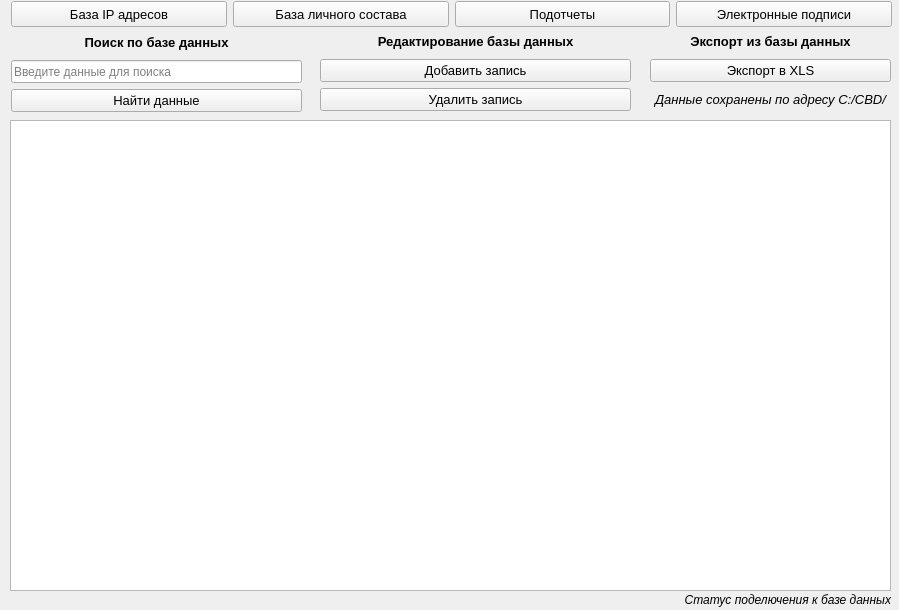
<?xml version="1.0" encoding="UTF-8"?>
<ui version="4.0">
 <class>cbd_window</class>
 <widget class="QWidget" name="cbd_window">
  <property name="geometry">
   <rect>
    <x>0</x>
    <y>0</y>
    <width>899</width>
    <height>610</height>
   </rect>
  </property>
  <property name="minimumSize">
   <size>
    <width>899</width>
    <height>610</height>
   </size>
  </property>
  <property name="maximumSize">
   <size>
    <width>899</width>
    <height>610</height>
   </size>
  </property>
  <property name="windowTitle">
   <string>ЦБД ГАИ Челябинск</string>
  </property>
  <widget class="QWidget" name="layoutWidget_3">
   <property name="geometry">
    <rect>
     <x>650</x>
     <y>30</y>
     <width>241</width>
     <height>81</height>
    </rect>
   </property>
   <layout class="QVBoxLayout" name="verticalLayout">
    <item>
     <widget class="QLabel" name="label_3">
      <property name="sizePolicy">
       <sizepolicy hsizetype="Preferred" vsizetype="Ignored">
        <horstretch>0</horstretch>
        <verstretch>0</verstretch>
       </sizepolicy>
      </property>
      <property name="font">
       <font>
        <pointsize>10</pointsize>
        <weight>75</weight>
        <bold>true</bold>
       </font>
      </property>
      <property name="text">
       <string>Экспорт из базы данных</string>
      </property>
      <property name="alignment">
       <set>Qt::AlignCenter</set>
      </property>
     </widget>
    </item>
    <item>
     <widget class="QPushButton" name="export_base_button">
      <property name="sizePolicy">
       <sizepolicy hsizetype="Minimum" vsizetype="Ignored">
        <horstretch>0</horstretch>
        <verstretch>0</verstretch>
       </sizepolicy>
      </property>
      <property name="font">
       <font>
        <pointsize>10</pointsize>
       </font>
      </property>
      <property name="text">
       <string>Экспорт в XLS</string>
      </property>
     </widget>
    </item>
    <item>
     <widget class="QLabel" name="label_4">
      <property name="font">
       <font>
        <pointsize>10</pointsize>
        <italic>true</italic>
       </font>
      </property>
      <property name="text">
       <string>Данные сохранены по адресу C:/CBD/</string>
      </property>
      <property name="alignment">
       <set>Qt::AlignCenter</set>
      </property>
     </widget>
    </item>
   </layout>
  </widget>
  <widget class="QTableWidget" name="cbd_table">
   <property name="geometry">
    <rect>
     <x>10</x>
     <y>120</y>
     <width>881</width>
     <height>471</height>
    </rect>
   </property>
  </widget>
  <widget class="QWidget" name="layoutWidget_2">
   <property name="geometry">
    <rect>
     <x>11</x>
     <y>31</y>
     <width>291</width>
     <height>81</height>
    </rect>
   </property>
   <layout class="QVBoxLayout" name="verticalLayout_3">
    <item>
     <widget class="QLabel" name="label">
      <property name="sizePolicy">
       <sizepolicy hsizetype="Preferred" vsizetype="Ignored">
        <horstretch>0</horstretch>
        <verstretch>0</verstretch>
       </sizepolicy>
      </property>
      <property name="font">
       <font>
        <pointsize>10</pointsize>
        <weight>75</weight>
        <bold>true</bold>
       </font>
      </property>
      <property name="text">
       <string>Поиск по базе данных</string>
      </property>
      <property name="alignment">
       <set>Qt::AlignCenter</set>
      </property>
     </widget>
    </item>
    <item>
     <widget class="QLineEdit" name="find_base_input">
      <property name="sizePolicy">
       <sizepolicy hsizetype="Expanding" vsizetype="Ignored">
        <horstretch>0</horstretch>
        <verstretch>0</verstretch>
       </sizepolicy>
      </property>
      <property name="placeholderText">
       <string>Введите данные для поиска</string>
      </property>
     </widget>
    </item>
    <item>
     <widget class="QPushButton" name="find_base_button">
      <property name="sizePolicy">
       <sizepolicy hsizetype="Minimum" vsizetype="Ignored">
        <horstretch>0</horstretch>
        <verstretch>0</verstretch>
       </sizepolicy>
      </property>
      <property name="font">
       <font>
        <pointsize>10</pointsize>
       </font>
      </property>
      <property name="text">
       <string>Найти данные</string>
      </property>
     </widget>
    </item>
   </layout>
  </widget>
  <widget class="QWidget" name="layoutWidget_4">
   <property name="geometry">
    <rect>
     <x>320</x>
     <y>30</y>
     <width>311</width>
     <height>81</height>
    </rect>
   </property>
   <layout class="QVBoxLayout" name="verticalLayout_2">
    <item>
     <widget class="QLabel" name="label_2">
      <property name="sizePolicy">
       <sizepolicy hsizetype="Preferred" vsizetype="Ignored">
        <horstretch>0</horstretch>
        <verstretch>0</verstretch>
       </sizepolicy>
      </property>
      <property name="font">
       <font>
        <pointsize>10</pointsize>
        <weight>75</weight>
        <bold>true</bold>
       </font>
      </property>
      <property name="text">
       <string>Редактирование базы данных</string>
      </property>
      <property name="alignment">
       <set>Qt::AlignCenter</set>
      </property>
     </widget>
    </item>
    <item>
     <widget class="QPushButton" name="add_base_button">
      <property name="sizePolicy">
       <sizepolicy hsizetype="Minimum" vsizetype="Ignored">
        <horstretch>0</horstretch>
        <verstretch>0</verstretch>
       </sizepolicy>
      </property>
      <property name="font">
       <font>
        <pointsize>10</pointsize>
       </font>
      </property>
      <property name="text">
       <string>Добавить запись</string>
      </property>
     </widget>
    </item>
    <item>
     <widget class="QPushButton" name="delete_base_button">
      <property name="sizePolicy">
       <sizepolicy hsizetype="Minimum" vsizetype="Ignored">
        <horstretch>0</horstretch>
        <verstretch>0</verstretch>
       </sizepolicy>
      </property>
      <property name="font">
       <font>
        <pointsize>10</pointsize>
       </font>
      </property>
      <property name="text">
       <string>Удалить запись</string>
      </property>
     </widget>
    </item>
   </layout>
  </widget>
  <widget class="QLabel" name="cbd_status_label">
   <property name="geometry">
    <rect>
     <x>10</x>
     <y>590</y>
     <width>881</width>
     <height>20</height>
    </rect>
   </property>
   <property name="font">
    <font>
     <italic>true</italic>
    </font>
   </property>
   <property name="text">
    <string>Статус поделючения к базе данных</string>
   </property>
   <property name="alignment">
    <set>Qt::AlignRight|Qt::AlignTrailing|Qt::AlignVCenter</set>
   </property>
  </widget>
  <widget class="QWidget" name="layoutWidget">
   <property name="geometry">
    <rect>
     <x>11</x>
     <y>1</y>
     <width>881</width>
     <height>26</height>
    </rect>
   </property>
   <layout class="QHBoxLayout" name="horizontalLayout">
    <item>
     <widget class="QPushButton" name="ip_base_button">
      <property name="sizePolicy">
       <sizepolicy hsizetype="Minimum" vsizetype="Minimum">
        <horstretch>0</horstretch>
        <verstretch>0</verstretch>
       </sizepolicy>
      </property>
      <property name="font">
       <font>
        <pointsize>10</pointsize>
       </font>
      </property>
      <property name="text">
       <string>База IP адресов</string>
      </property>
     </widget>
    </item>
    <item>
     <widget class="QPushButton" name="personal_base_button">
      <property name="sizePolicy">
       <sizepolicy hsizetype="Minimum" vsizetype="Ignored">
        <horstretch>0</horstretch>
        <verstretch>0</verstretch>
       </sizepolicy>
      </property>
      <property name="font">
       <font>
        <pointsize>10</pointsize>
       </font>
      </property>
      <property name="text">
       <string>База личного состава</string>
      </property>
     </widget>
    </item>
    <item>
     <widget class="QPushButton" name="inventory_base_button">
      <property name="sizePolicy">
       <sizepolicy hsizetype="Minimum" vsizetype="Ignored">
        <horstretch>0</horstretch>
        <verstretch>0</verstretch>
       </sizepolicy>
      </property>
      <property name="font">
       <font>
        <pointsize>10</pointsize>
       </font>
      </property>
      <property name="text">
       <string>Подотчеты</string>
      </property>
     </widget>
    </item>
    <item>
     <widget class="QPushButton" name="skzi_base_button">
      <property name="sizePolicy">
       <sizepolicy hsizetype="Minimum" vsizetype="Ignored">
        <horstretch>0</horstretch>
        <verstretch>0</verstretch>
       </sizepolicy>
      </property>
      <property name="font">
       <font>
        <pointsize>10</pointsize>
       </font>
      </property>
      <property name="text">
       <string>Электронные подписи</string>
      </property>
     </widget>
    </item>
   </layout>
  </widget>
 </widget>
 <resources/>
 <connections/>
</ui>
